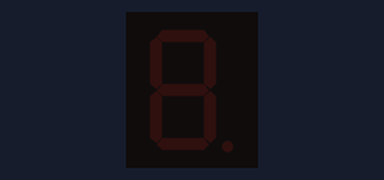
This sketch was run on a simulated Arduino Uno, built with avr-gcc and run on an emulated ATmega328P. Parts: 1-digit seven-segment display.

Above: at 0.1 s.
At 1.1 s:
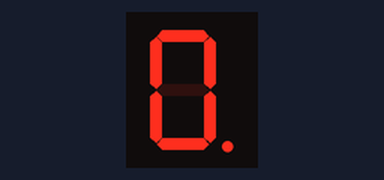
At 2.1 s:
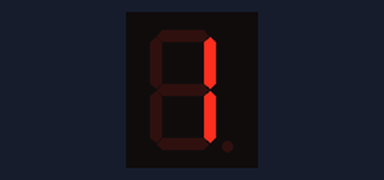
At 5.1 s:
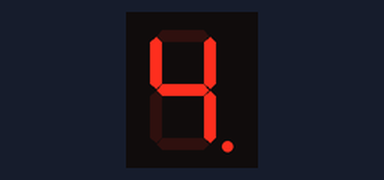
At 7.1 s:
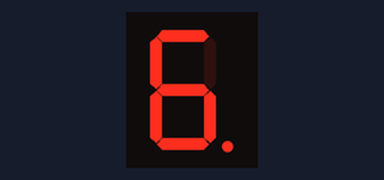
At 10.1 s:
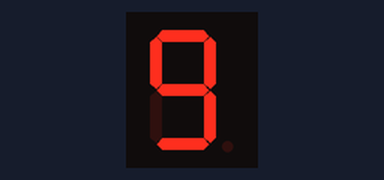

The sketch:

7seg_Display.ino
```cpp
#include "SevSeg.h"
SevSeg sevseg;

void setup() {
    byte numDigits = 1;  // Single digit display
    byte digitPins[] = {};  // No digit control pins for single digit
    byte segmentPins[] = {6, 5, 2, 3, 4, 7, 8, 9}; // a,b,c,d,e,f,g,dp
    bool resistorsOnSegments = true; // Resistors on segment pins

    byte hardwareConfig = COMMON_ANODE; //  common anode display
    sevseg.begin(hardwareConfig, numDigits, digitPins, segmentPins, resistorsOnSegments);
    sevseg.setBrightness(90);
}

void loop() {
    static unsigned long lastChange = 0;
    static int i = 0;

    if (millis() - lastChange >= 1000) { // Change digit every 1 sec
        sevseg.setNumber(i, i % 2); // i%2 = decimal point toggle
        i = (i + 1) % 10; // Loop 0-9
        lastChange = millis();
    }

    sevseg.refreshDisplay(); //  Must be called continuously
}
```

Measured:
- by itself, everything shown: repeats every 10.0 s, in 10 steps
- what the display in image 1 shows lasts 1.0 s, from 1.0 s to 2.0 s
